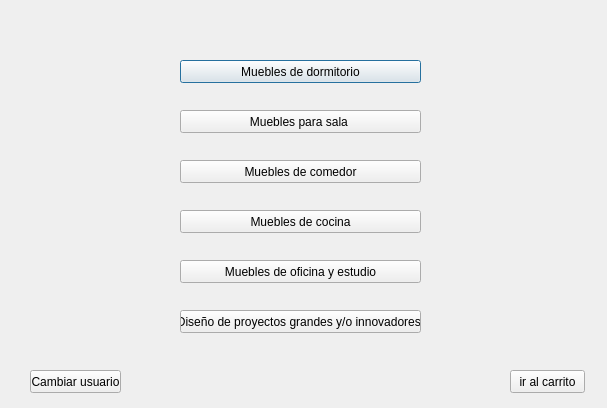
<?xml version="1.0" encoding="UTF-8"?>
<ui version="4.0">
 <class>productos</class>
 <widget class="QDialog" name="productos">
  <property name="geometry">
   <rect>
    <x>0</x>
    <y>0</y>
    <width>607</width>
    <height>408</height>
   </rect>
  </property>
  <property name="windowTitle">
   <string>Dialog</string>
  </property>
  <widget class="QPushButton" name="pushButton">
   <property name="geometry">
    <rect>
     <x>180</x>
     <y>60</y>
     <width>241</width>
     <height>23</height>
    </rect>
   </property>
   <property name="text">
    <string>Muebles de dormitorio</string>
   </property>
  </widget>
  <widget class="QPushButton" name="pushButton_2">
   <property name="geometry">
    <rect>
     <x>180</x>
     <y>110</y>
     <width>241</width>
     <height>23</height>
    </rect>
   </property>
   <property name="text">
    <string>Muebles para sala </string>
   </property>
  </widget>
  <widget class="QPushButton" name="pushButton_3">
   <property name="geometry">
    <rect>
     <x>180</x>
     <y>160</y>
     <width>241</width>
     <height>23</height>
    </rect>
   </property>
   <property name="text">
    <string>Muebles de comedor</string>
   </property>
  </widget>
  <widget class="QPushButton" name="pushButton_4">
   <property name="geometry">
    <rect>
     <x>180</x>
     <y>210</y>
     <width>241</width>
     <height>23</height>
    </rect>
   </property>
   <property name="text">
    <string>Muebles de cocina</string>
   </property>
  </widget>
  <widget class="QPushButton" name="pushButton_5">
   <property name="geometry">
    <rect>
     <x>180</x>
     <y>260</y>
     <width>241</width>
     <height>23</height>
    </rect>
   </property>
   <property name="text">
    <string>Muebles de oficina y estudio</string>
   </property>
  </widget>
  <widget class="QPushButton" name="pushButton_6">
   <property name="geometry">
    <rect>
     <x>30</x>
     <y>370</y>
     <width>91</width>
     <height>23</height>
    </rect>
   </property>
   <property name="text">
    <string>Cambiar usuario</string>
   </property>
  </widget>
  <widget class="QPushButton" name="pushButton_7">
   <property name="geometry">
    <rect>
     <x>510</x>
     <y>370</y>
     <width>75</width>
     <height>23</height>
    </rect>
   </property>
   <property name="text">
    <string>ir al carrito</string>
   </property>
  </widget>
  <widget class="QPushButton" name="pushButton_8">
   <property name="geometry">
    <rect>
     <x>180</x>
     <y>310</y>
     <width>241</width>
     <height>23</height>
    </rect>
   </property>
   <property name="text">
    <string>Diseño de proyectos grandes y/o innovadores </string>
   </property>
  </widget>
 </widget>
 <resources/>
 <connections/>
</ui>
